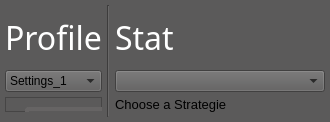
               <widget class="QWidget" name="page_settings">
                <property name="styleSheet">
                 <string notr="true">background:rgb(91,90,90);</string>
                </property>
                <layout class="QHBoxLayout" name="horizontalLayout_19">
                 <property name="spacing">
                  <number>0</number>
                 </property>
                 <property name="leftMargin">
                  <number>0</number>
                 </property>
                 <property name="topMargin">
                  <number>5</number>
                 </property>
                 <property name="rightMargin">
                  <number>0</number>
                 </property>
                 <property name="bottomMargin">
                  <number>5</number>
                 </property>
                 <item>
                  <widget class="QFrame" name="frame_settings_main">
                   <property name="frameShape">
                    <enum>QFrame::NoFrame</enum>
                   </property>
                   <property name="frameShadow">
                    <enum>QFrame::Plain</enum>
                   </property>
                   <layout class="QVBoxLayout" name="verticalLayout_5">
                    <property name="spacing">
                     <number>5</number>
                    </property>
                    <property name="leftMargin">
                     <number>5</number>
                    </property>
                    <property name="topMargin">
                     <number>5</number>
                    </property>
                    <property name="rightMargin">
                     <number>5</number>
                    </property>
                    <property name="bottomMargin">
                     <number>5</number>
                    </property>
                    <item>
                     <widget class="QLabel" name="lab_settings_hed">
                      <property name="minimumSize">
                       <size>
                        <width>0</width>
                        <height>55</height>
                       </size>
                      </property>
                      <property name="maximumSize">
                       <size>
                        <width>16777215</width>
                        <height>55</height>
                       </size>
                      </property>
                      <property name="font">
                       <font>
                        <family>Segoe UI Semilight</family>
                        <pointsize>24</pointsize>
                       </font>
                      </property>
                      <property name="layoutDirection">
                       <enum>Qt::LeftToRight</enum>
                      </property>
                      <property name="autoFillBackground">
                       <bool>false</bool>
                      </property>
                      <property name="styleSheet">
                       <string notr="true">QLabel {
	color:rgb(255,255,255);
}</string>
                      </property>
                      <property name="text">
                       <string>&lt;html&gt;&lt;head/&gt;&lt;body&gt;&lt;p&gt;&lt;span style=&quot; color:#ffffff;&quot;&gt;Profile&lt;/span&gt;&lt;/p&gt;&lt;/body&gt;&lt;/html&gt;</string>
                      </property>
                      <property name="textFormat">
                       <enum>Qt::RichText</enum>
                      </property>
                      <property name="alignment">
                       <set>Qt::AlignLeading|Qt::AlignLeft|Qt::AlignVCenter</set>
                      </property>
                     </widget>
                    </item>
                    <item>
                     <widget class="QComboBox" name="comboBox_settings">
                      <item>
                       <property name="text">
                        <string>Settings_1</string>
                       </property>
                      </item>
                      <item>
                       <property name="text">
                        <string>Settings_2</string>
                       </property>
                      </item>
                     </widget>
                    </item>
                    <item>
                     <widget class="QFrame" name="frame_settings_parameter">
                      <property name="frameShape">
                       <enum>QFrame::StyledPanel</enum>
                      </property>
                      <property name="frameShadow">
                       <enum>QFrame::Raised</enum>
                      </property>
                      <widget class="QWidget" name="horizontalLayoutWidget">
                       <property name="geometry">
                        <rect>
                         <x>430</x>
                         <y>10</y>
                         <width>371</width>
                         <height>411</height>
                        </rect>
                       </property>
                       <layout class="QHBoxLayout" name="frame_settings_show_parameter">
                        <item>
                         <widget class="QTableWidget" name="tableWidget_settings_paramter"/>
                        </item>
                       </layout>
                      </widget>
                      <widget class="QWidget" name="horizontalLayoutWidget_2">
                       <property name="geometry">
                        <rect>
                         <x>30</x>
                         <y>420</y>
                         <width>201</width>
                         <height>51</height>
                        </rect>
                       </property>
                       <layout class="QHBoxLayout" name="frame_settings_rep">
                        <item>
                         <widget class="QLabel" name="label_rep">
                          <property name="font">
                           <font>
                            <pointsize>20</pointsize>
                           </font>
                          </property>
                          <property name="text">
                           <string>Repitions</string>
                          </property>
                          <property name="alignment">
                           <set>Qt::AlignCenter</set>
                          </property>
                         </widget>
                        </item>
                        <item>
                         <widget class="QSpinBox" name="spinBox_rep">
                          <property name="minimum">
                           <number>1</number>
                          </property>
                         </widget>
                        </item>
                       </layout>
                      </widget>
                      <widget class="QWidget" name="horizontalLayoutWidget_3">
                       <property name="geometry">
                        <rect>
                         <x>430</x>
                         <y>430</y>
                         <width>371</width>
                         <height>41</height>
                        </rect>
                       </property>
                       <layout class="QHBoxLayout" name="frame_settings_buttons">
                        <item>
                         <widget class="QPushButton" name="button_settings_load">
                          <property name="font">
                           <font>
                            <pointsize>20</pointsize>
                           </font>
                          </property>
                          <property name="text">
                           <string>Load</string>
                          </property>
                         </widget>
                        </item>
                        <item>
                         <widget class="QPushButton" name="button_settings_save">
                          <property name="font">
                           <font>
                            <pointsize>20</pointsize>
                           </font>
                          </property>
                          <property name="mouseTracking">
                           <bool>true</bool>
                          </property>
                          <property name="text">
                           <string>Save</string>
                          </property>
                         </widget>
                        </item>
                       </layout>
                      </widget>
                      <widget class="QFrame" name="frame_settings_input_parameter_2">
                       <property name="geometry">
                        <rect>
                         <x>20</x>
                         <y>10</y>
                         <width>391</width>
                         <height>391</height>
                        </rect>
                       </property>
                       <property name="styleSheet">
                        <string notr="true">#frame_settings_input_parameter_2 {border-radius: 4px; border: 4px solid #666464; padding: 10;}</string>
                       </property>
                       <layout class="QVBoxLayout" name="frame_settings_input_parameter">
                        <item>
                         <layout class="QFormLayout" name="formLayout_settings">
                          <item row="1" column="0">
                           <widget class="QLabel" name="label_settings_1">
                            <property name="font">
                             <font>
                              <pointsize>20</pointsize>
                             </font>
                            </property>
                            <property name="text">
                             <string>Parameter</string>
                            </property>
                           </widget>
                          </item>
                          <item row="1" column="1">
                           <widget class="QLineEdit" name="input_settings_text_1">
                            <property name="font">
                             <font>
                              <pointsize>12</pointsize>
                             </font>
                            </property>
                            <property name="toolTip">
                             <string/>
                            </property>
                           </widget>
                          </item>
                          <item row="2" column="0">
                           <widget class="QLabel" name="label_settings_2">
                            <property name="font">
                             <font>
                              <pointsize>20</pointsize>
                             </font>
                            </property>
                            <property name="text">
                             <string>ID's</string>
                            </property>
                           </widget>
                          </item>
                          <item row="2" column="1">
                           <widget class="QLineEdit" name="input_settings_text_2">
                            <property name="font">
                             <font>
                              <pointsize>12</pointsize>
                             </font>
                            </property>
                           </widget>
                          </item>
                          <item row="3" column="0">
                           <widget class="QLabel" name="label_settings_3">
                            <property name="font">
                             <font>
                              <pointsize>20</pointsize>
                             </font>
                            </property>
                            <property name="text">
                             <string>Costs</string>
                            </property>
                           </widget>
                          </item>
                          <item row="3" column="1">
                           <widget class="QLineEdit" name="input_settings_text_3">
                            <property name="font">
                             <font>
                              <pointsize>12</pointsize>
                             </font>
                            </property>
                           </widget>
                          </item>
                         </layout>
                        </item>
                        <item>
                         <widget class="QPushButton" name="button_settings_add_parameter">
                          <property name="font">
                           <font>
                            <pointsize>20</pointsize>
                           </font>
                          </property>
                          <property name="autoFillBackground">
                           <bool>false</bool>
                          </property>
                          <property name="text">
                           <string>Add Parameter</string>
                          </property>
                         </widget>
                        </item>
                        <item>
                         <spacer name="horizontalSpacer">
                          <property name="orientation">
                           <enum>Qt::Horizontal</enum>
                          </property>
                          <property name="sizeHint" stdset="0">
                           <size>
                            <width>40</width>
                            <height>20</height>
                           </size>
                          </property>
                         </spacer>
                        </item>
                        <item>
                         <layout class="QGridLayout" name="gridLayout_row">
                          <property name="sizeConstraint">
                           <enum>QLayout::SetNoConstraint</enum>
                          </property>
                          <item row="0" column="0">
                           <widget class="QLabel" name="label_row">
                            <property name="font">
                             <font>
                              <pointsize>20</pointsize>
                             </font>
                            </property>
                            <property name="text">
                             <string>Row</string>
                            </property>
                            <property name="alignment">
                             <set>Qt::AlignCenter</set>
                            </property>
                           </widget>
                          </item>
                          <item row="0" column="1">
                           <widget class="QSpinBox" name="settings_del_row">
                            <property name="font">
                             <font>
                              <pointsize>20</pointsize>
                             </font>
                            </property>
                            <property name="minimum">
                             <number>1</number>
                            </property>
                            <property name="maximum">
                             <number>10</number>
                            </property>
                           </widget>
                          </item>
                          <item row="0" column="2" colspan="2">
                           <widget class="QPushButton" name="button_settings_del_row">
                            <property name="font">
                             <font>
                              <pointsize>20</pointsize>
                             </font>
                            </property>
                            <property name="text">
                             <string>Delete Row</string>
                            </property>
                           </widget>
                          </item>
                         </layout>
                        </item>
                       </layout>
                      </widget>
                      <widget class="QPushButton" name="button_settings_start">
                       <property name="geometry">
                        <rect>
                         <x>270</x>
                         <y>420</y>
                         <width>101</width>
                         <height>51</height>
                        </rect>
                       </property>
                       <property name="font">
                        <font>
                         <pointsize>20</pointsize>
                        </font>
                       </property>
                       <property name="text">
                        <string>Start</string>
                       </property>
                      </widget>
                     </widget>
                    </item>
                   </layout>
                  </widget>
                 </item>
                 <item>
                  <widget class="Line" name="vert_divide">
                   <property name="orientation">
                    <enum>Qt::Vertical</enum>
                   </property>
                  </widget>
                 </item>
                 <item>
                  <widget class="QFrame" name="frame_settings_strat">
                   <property name="minimumSize">
                    <size>
                     <width>220</width>
                     <height>0</height>
                    </size>
                   </property>
                   <property name="maximumSize">
                    <size>
                     <width>220</width>
                     <height>16777215</height>
                    </size>
                   </property>
                   <property name="frameShape">
                    <enum>QFrame::NoFrame</enum>
                   </property>
                   <property name="frameShadow">
                    <enum>QFrame::Plain</enum>
                   </property>
                   <layout class="QVBoxLayout" name="verticalLayout_6">
                    <property name="spacing">
                     <number>5</number>
                    </property>
                    <property name="leftMargin">
                     <number>5</number>
                    </property>
                    <property name="topMargin">
                     <number>5</number>
                    </property>
                    <property name="rightMargin">
                     <number>5</number>
                    </property>
                    <property name="bottomMargin">
                     <number>5</number>
                    </property>
                    <item>
                     <widget class="QLabel" name="lab_settings_strat_hed">
                      <property name="minimumSize">
                       <size>
                        <width>0</width>
                        <height>55</height>
                       </size>
                      </property>
                      <property name="maximumSize">
                       <size>
                        <width>16777215</width>
                        <height>55</height>
                       </size>
                      </property>
                      <property name="font">
                       <font>
                        <family>Segoe UI Semilight</family>
                        <pointsize>24</pointsize>
                       </font>
                      </property>
                      <property name="styleSheet">
                       <string notr="true">QLabel {
	color:rgb(255,255,255);
}</string>
                      </property>
                      <property name="text">
                       <string>&lt;html&gt;&lt;head/&gt;&lt;body&gt;&lt;p&gt;&lt;span style=&quot; color:#ffffff;&quot;&gt;Stat &lt;/span&gt;&lt;/p&gt;&lt;/body&gt;&lt;/html&gt;</string>
                      </property>
                      <property name="alignment">
                       <set>Qt::AlignLeading|Qt::AlignLeft|Qt::AlignVCenter</set>
                      </property>
                     </widget>
                    </item>
                    <item>
                     <widget class="QComboBox" name="comboBox_strat"/>
                    </item>
                    <item>
                     <widget class="QLabel" name="lab_settings_strat_disc">
                      <property name="enabled">
                       <bool>true</bool>
                      </property>
                      <property name="font">
                       <font>
                        <family>Segoe UI</family>
                        <pointsize>10</pointsize>
                       </font>
                      </property>
                      <property name="text">
                       <string>Choose a Strategie</string>
                      </property>
                      <property name="alignment">
                       <set>Qt::AlignLeading|Qt::AlignLeft|Qt::AlignTop</set>
                      </property>
                     </widget>
                    </item>
                   </layout>
                  </widget>
                 </item>
                </layout>
               </widget>
